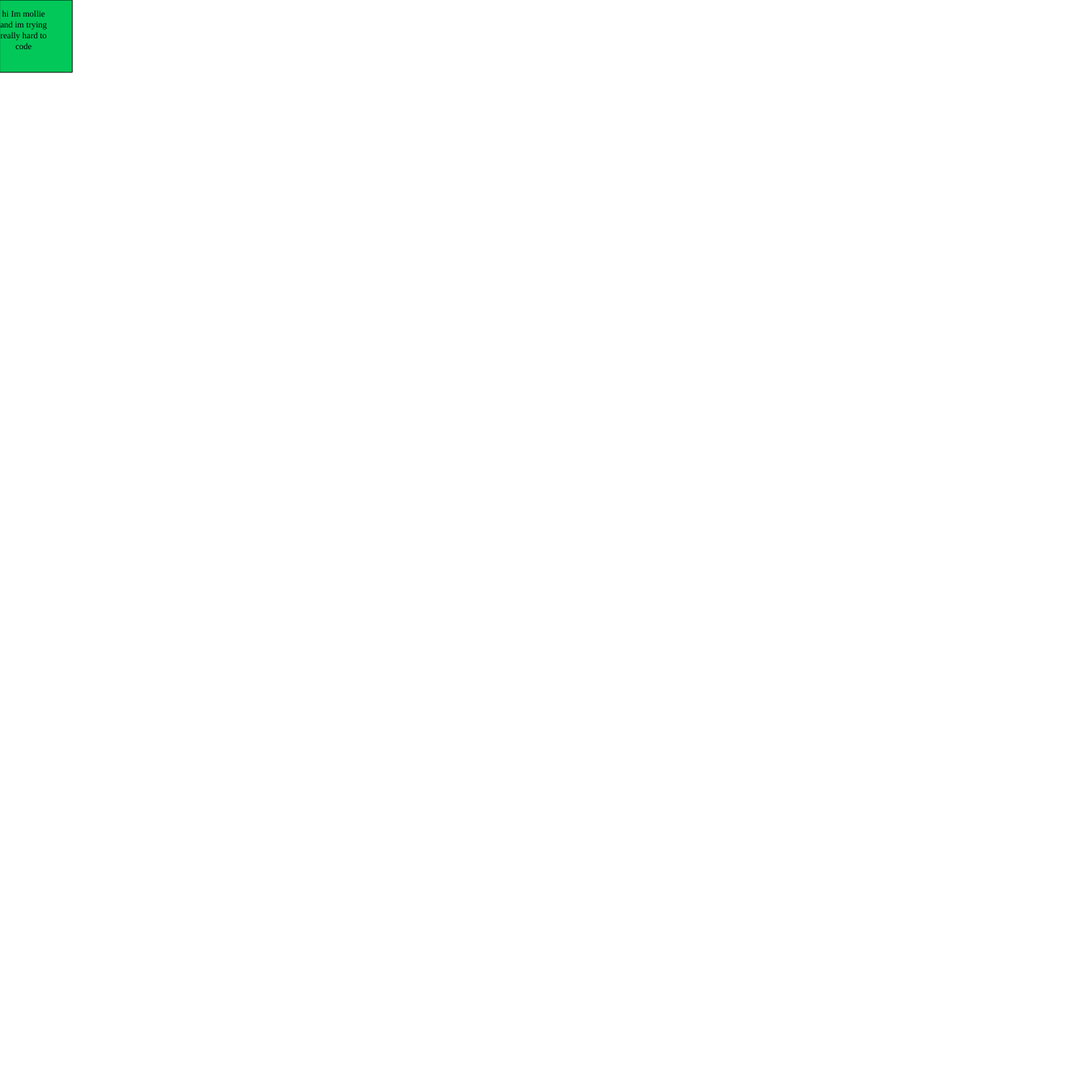
Frame 1 (no input)
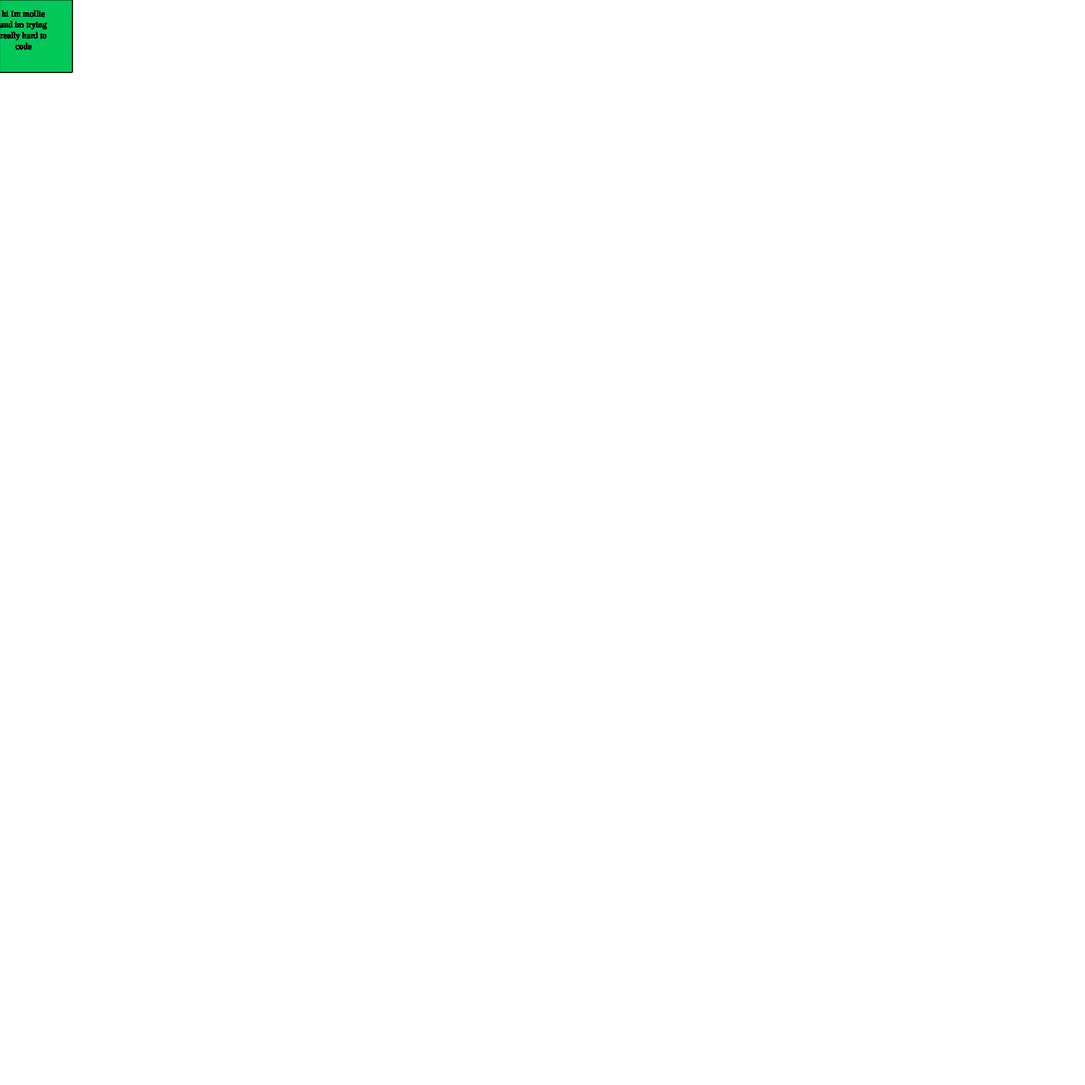
Frame 60 (no input)
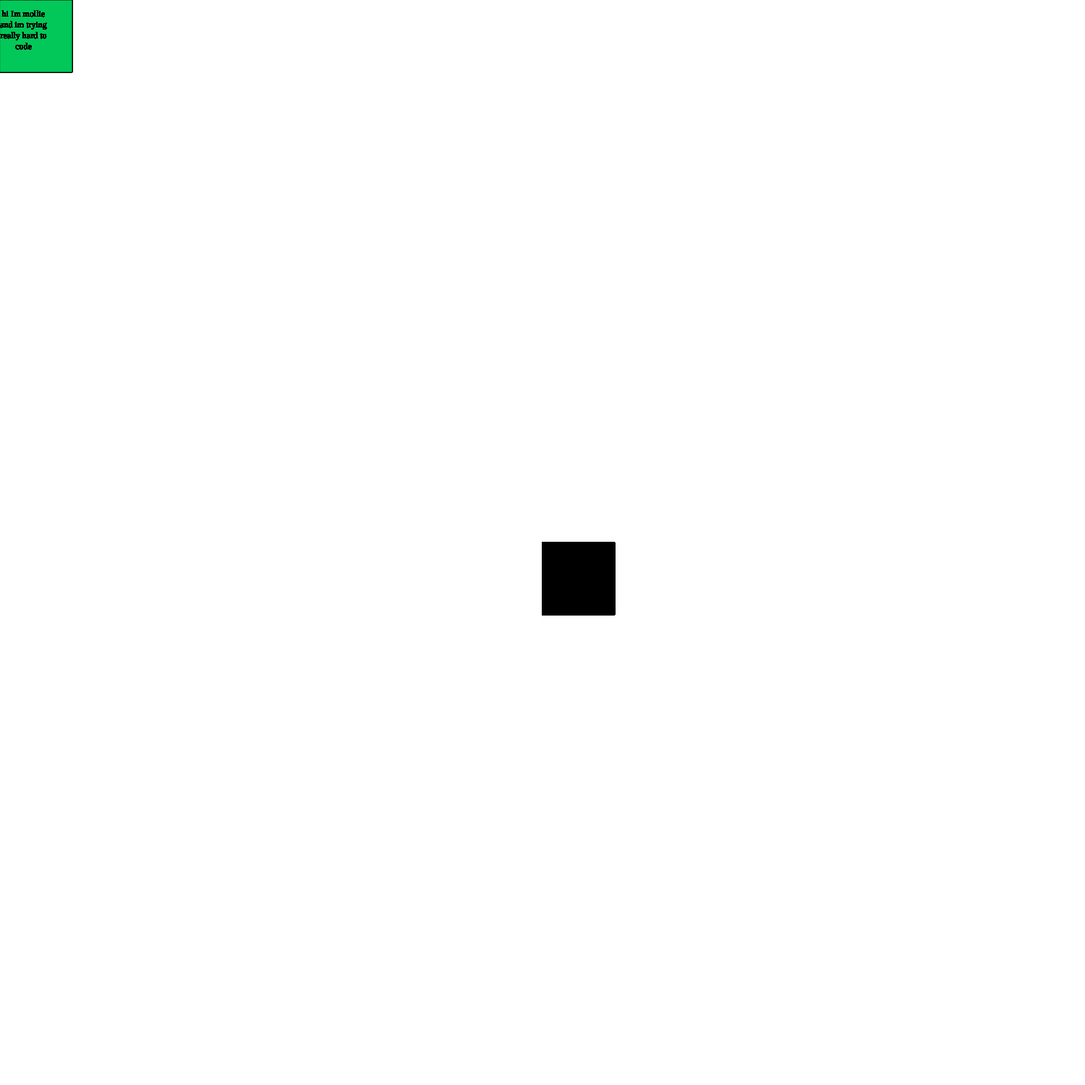
Frame 120 (the mouse pressed at the canvas centre since frame 60)

The p5.js sketch that drew these frames (run headless with seeded random() and noise() and a simulated clock; from frame 60 on, the mouse is pressed at the canvas centre):

// p5.js sketch
// ── sketch.js
function setup() {
  createCanvas(1500, 1500);
 
}

function draw() {
   let inside = color(2, 200, 89)
   let p = createP('hi Im mollie and im trying really hard to code');
  p.style('font-size', '12px');
p.style('width', '65px');
p.style('text-align', 'center');
p.position(mouseX, mouseY, 100);
  if (mouseIsPressed) {
 fill(0);
  }else{
    fill(inside);
}
createP(mouseX, mouseY, 100) 
  square(mouseX, mouseY, 100)
}
